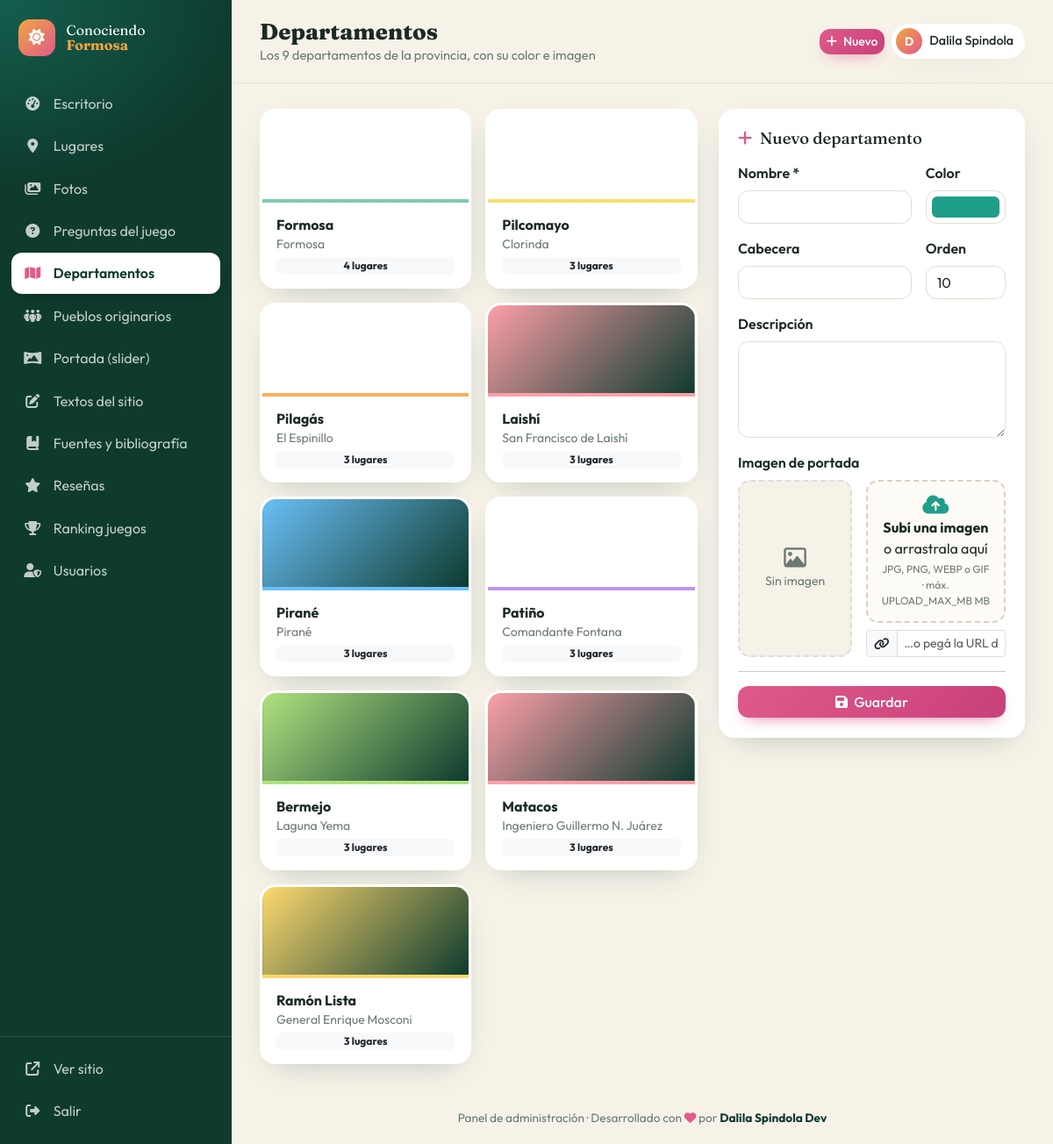
The app's page /admin/departamentos.php (signed in) with its own data.
### tables this page shows
CREATE TABLE departamentos (
  id INT AUTO_INCREMENT PRIMARY KEY,
  nombre VARCHAR(100) NOT NULL,
  slug VARCHAR(120) NOT NULL UNIQUE,
  cabecera VARCHAR(120),
  descripcion TEXT,
  color VARCHAR(7) DEFAULT '#2E9E6A',
  imagen VARCHAR(500),
  orden INT DEFAULT 0
);

### includes/funciones.php (called while the page is built, shortened)
<?php
function e($v): string
{
    return htmlspecialchars((string)($v ?? ''), ENT_QUOTES, 'UTF-8');
}
function img_url(?string $path, string $prefix = ''): string
{
    if (preg_match('~^(https?:)?//~i', $path) || str_starts_with($path, 'data:')) return $path;
    return $prefix . ltrim($path, '/');
}

### admin/departamentos.php (the view, shortened to what this page needs)
<?php
require_once __DIR__ . '/includes/bootstrap.php';
$pdo = db();
$deptos = $pdo->query('SELECT d.*, (SELECT COUNT(*) FROM lugares l WHERE l.departamento_id = d.id) n FROM departamentos d ORDER BY orden, nombre')->fetchAll();
$edit = ['id' => 0, 'nombre' => '', 'cabecera' => '', 'descripcion' => '', 'color' => '#1F9E89', 'imagen' => null, 'orden' => count($deptos) + 1];
$acciones = '<a href="departamentos.php?editar=0#form" class="btn btn-lapacho btn-sm"><i class="fa-solid fa-plus me-1"></i> Nuevo</a>';
require __DIR__ . '/includes/header.php';
?>
<div class="row g-4">
  <div class="col-xl-7">
    <div class="depto-admin-grid">
      <?php foreach ($deptos as $d): ?>
        <a href="?editar=<?= $d['id'] ?>#form" class="depto-admin <?= $edit['id'] == $d['id'] ? 'active' : '' ?>" style="--c:<?= e($d['color']) ?>">
          <div class="dimg" style="<?= $d['imagen'] ? "background-image:url('" . e(img_url($d['imagen'], P)) . "')" : '' ?>"></div>
          <div class="dbody"><strong><?= e($d['nombre']) ?></strong><small><?= e($d['cabecera']) ?></small><span class="badge bg-light text-dark mt-1"><?= $d['n'] ?> lugares</span></div>
        </a>
      <?php endforeach; ?>
    </div>
  </div>
  <div class="col-xl-5" id="form">
    <form class="panel sticky-xl" method="post" enctype="multipart/form-data">
      <div class="panel-head"><h2><i class="fa-solid fa-<?= $edit['id'] ? 'pen' : 'plus' ?>"></i> <?= $edit['id'] ? 'Editar ' . e($edit['nombre']) : 'Nuevo departamento' ?></h2></div>
      <div class="row g-3">
        <div class="col-8"><label class="form-label fw-semibold">Nombre *</label><input type="text" name="nombre" class="form-control" value="<?= e($edit['nombre']) ?>" required></div>
        <div class="col-4"><label class="form-label fw-semibold">Color</label><input type="color" name="color" class="form-control form-control-color w-100" value="<?= e($edit['color']) ?>"></div>
        <div class="col-8"><label class="form-label fw-semibold">Cabecera</label><input type="text" name="cabecera" class="form-control" value="<?= e($edit['cabecera']) ?>"></div>
        <div class="col-4"><label class="form-label fw-semibold">Orden</label><input type="number" name="orden" class="form-control" value="<?= (int)$edit['orden'] ?>"></div>
        <div class="col-12"><label class="form-label fw-semibold">Descripción</label><textarea name="descripcion" class="form-control" rows="4"><?= e($edit['descripcion']) ?></textarea></div>
        <div class="col-12"><?= campo_imagen('imagen', $edit['imagen'], 'Imagen de portada') ?></div>
      </div>
      <hr>
      <div class="d-flex gap-2">
        <button class="btn btn-lapacho flex-grow-1"><i class="fa-solid fa-floppy-disk me-1"></i> Guardar</button>
      </div>
    </form>
  </div>
</div>
<?php require __DIR__ . '/includes/footer.php'; ?>

### admin/assets/admin.css (style rules this page uses)
:root { --monte: #0E3B2E; --monte-2: #145240; --humedal: #1F9E89; --lapacho: #E05A8A; --lapacho-2: #c9407a; --sol: #F2A541; --tierra: #C2552F; --arena: #F6F2E8; --tinta: #1B2A24; --gris: #6b7a73; --sb-w: 264px; --radius: 18px; --shadow: 0 12px 34px -18px rgba(14,59,46,.35); --ease: cubic-bezier(.22,1,.36,1); }
body.admin { font-family: 'Outfit', system-ui, sans-serif; background: var(--arena); color: var(--tinta); }
h1, h2, h3, .login-title { font-family: 'Fraunces', Georgia, serif; }
a { color: var(--lapacho-2); }
.btn { border-radius: 12px; font-weight: 500; }
.btn-lapacho { background: linear-gradient(135deg, var(--lapacho), var(--lapacho-2)); color: #fff; border: 0; box-shadow: 0 8px 18px -10px var(--lapacho); }
.panel { background: #fff; border-radius: var(--radius); padding: 1.4rem; box-shadow: var(--shadow); animation: fadeUp .5s var(--ease) both; }
.panel-head { display: flex; justify-content: space-between; align-items: center; gap: .5rem; margin-bottom: 1rem; }
.panel-head h2 { font-size: 1.15rem; margin: 0; }
.panel-head h2 i { color: var(--lapacho); margin-right: .3rem; }
.sticky-xl { position: sticky; top: 100px; }
.form-control, .form-select { border-radius: 12px; border-color: #e3ddcf; }
.depto-admin-grid { display: grid; grid-template-columns: repeat(auto-fill, minmax(200px, 1fr)); gap: 1rem; }
.depto-admin { display: block; border-radius: var(--radius); overflow: hidden; background: #fff; box-shadow: var(--shadow); text-decoration: none; color: var(--tinta); border: 3px solid transparent; transition: all .3s var(--ease); }
.depto-admin .dimg { height: 100px; background: linear-gradient(135deg, var(--c), var(--monte)) center/cover; }
.depto-admin .dbody { padding: .8rem 1rem; display: grid; border-top: 4px solid var(--c); }
.depto-admin small { color: var(--gris); }

### records on screen
departamentos: nombre "Formosa", cabecera "Formosa", n "4"
departamentos: nombre "Pilcomayo", cabecera "Clorinda", n "3"
departamentos: nombre "Pilagás", cabecera "El Espinillo", n "3"
departamentos: nombre "Laishí", cabecera "San Francisco de Laishí", n "3"
departamentos: nombre "Pirané", cabecera "Pirané", n "3"
departamentos: nombre "Patiño", cabecera "Comandante Fontana", n "3"
departamentos: nombre "Bermejo", cabecera "Laguna Yema", n "3"
departamentos: nombre "Matacos", cabecera "Ingeniero Guillermo N. Juárez", n "3"
departamentos: nombre "Ramón Lista", cabecera "General Enrique Mosconi", n "3"

### other values on screen
$txt "Escritorio"
$txt "Lugares"
$txt "Fotos"
$txt "Preguntas del juego"
$txt "Departamentos"
$txt "Pueblos originarios"
$txt "Portada (slider)"
$txt "Textos del sitio"
$txt "Fuentes y bibliografía"
$txt "Reseñas"
$txt "Ranking juegos"
$txt "Usuarios"
$titulo "Departamentos"
$subtitulo "Los 9 departamentos de la provincia, con su color e imagen"
mb_strtoupper(mb_substr($_SESSION['admin_nombre'] ?? 'A', 0, 1)) "D"
